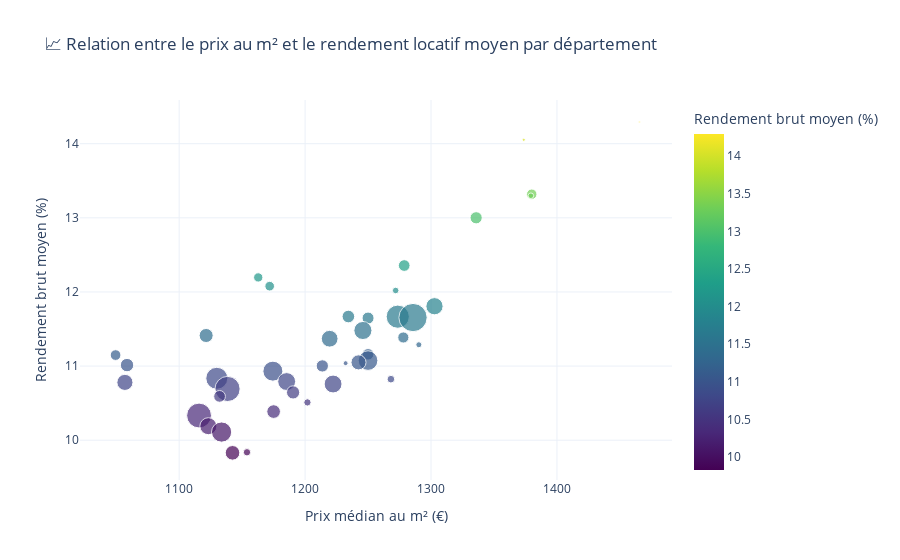

Notebook source saved alongside this figure:
### Markdown cell above
###  Visualisation – Top 15 départements les plus rentables

Ce graphique présente les **15 départements les plus rentables** selon le rendement locatif brut moyen.
Les couleurs indiquent le **prix médian au m²**, afin de mettre en évidence le lien entre accessibilité et rentabilité.

### Code cell
fig = px.scatter(
    rend_dep,
    x="prix_m2_median",
    y="rendement_moyen",
    size="nb_ventes",
    color="rendement_moyen",
    color_continuous_scale="Viridis",
    hover_name="Département",
    title="📈 Relation entre le prix au m² et le rendement locatif moyen par département",
    labels={
        "prix_m2_median": "Prix médian au m² (€)",
        "rendement_moyen": "Rendement brut moyen (%)"
    }
)

fig.update_layout(template="plotly_white")
fig.show()

### Figure 1 — Plotly figure (JSON) as saved in the notebook; plotly's stock layout.template omitted (floating-point values rounded to 4 significant figures)
{"data": [{"hovertemplate": "<b>%{hovertext}</b><br><br>Prix médian au m² (€)=%{x}<br>Rendement brut moyen (%)=%{marker.color}<br>nb_ventes=%{marker.size}<extra></extra>", "hovertext": [78.0, 13.0, 77.0, 6.0, 83.0, 73.0, 1.0, 76.0, 44.0, 38.0, 30.0, 14.0, 27.0, 28.0, 4.0, 54.0, 17.0, 85.0, 66.0, 26.0, 8.0, 45.0, 35.0, 2.0, 70.0, 50.0, 39.0, 86.0, 25.0, 89.0, 52.0, 49.0, 55.0, 24.0, 48.0, 7.0, 71.0, 88.0, 61.0, 12.0, 15.0, 53.0], "legendgroup": "", "marker": {"color": [14.29, 14.05, 13.32, 13.3, 13.0, 12.36, 12.2, 12.08, 12.02, 11.81, 11.67, 11.67, 11.65, 11.65, 11.48, 11.41, 11.39, 11.37, 11.29, 11.16, 11.15, 11.07, 11.05, 11.04, 11.01, 11.0, 10.93, 10.84, 10.82, 10.79, 10.78, 10.76, 10.69, 10.64, 10.59, 10.51, 10.39, 10.33, 10.19, 10.11, 9.837, 9.829], "coloraxis": "coloraxis", "size": [6, 19, 205, 59, 284, 260, 165, 177, 82, 565, 303, 1022, 1524, 274, 623, 375, 236, 535, 69, 252, 218, 733, 431, 46, 340, 287, 760, 920, 112, 610, 495, 607, 1207, 333, 263, 100, 355, 1176, 550, 778, 103, 406], "sizemode": "area", "sizeref": 3.81, "symbol": "circle"}, "mode": "markers", "name": "", "orientation": "v", "showlegend": false, "type": "scatter", "x": [1465.0, 1374.0, 1380.0, 1379.0, 1336.0, 1279.0, 1163.0, 1172.0, 1272.0, 1303.0, 1234.0, 1274.0, 1286.0, 1250.0, 1246.0, 1121.0, 1278.0, 1220.0, 1290.0, 1250.0, 1050.0, 1250.0, 1242.0, 1232.0, 1059.0, 1214.0, 1174.0, 1130.0, 1268.0, 1185.0, 1057.0, 1222.0, 1138.0, 1190.0, 1132.0, 1202.0, 1175.0, 1116.0, 1123.0, 1134.0, 1154.0, 1142.0], "xaxis": "x", "y": [14.29, 14.05, 13.32, 13.3, 13.0, 12.36, 12.2, 12.08, 12.02, 11.81, 11.67, 11.67, 11.65, 11.65, 11.48, 11.41, 11.39, 11.37, 11.29, 11.16, 11.15, 11.07, 11.05, 11.04, 11.01, 11.0, 10.93, 10.84, 10.82, 10.79, 10.78, 10.76, 10.69, 10.64, 10.59, 10.51, 10.39, 10.33, 10.19, 10.11, 9.837, 9.829], "yaxis": "y"}], "layout": {"coloraxis": {"colorbar": {"title": {"text": "Rendement brut moyen (%)"}}, "colorscale": [[0, "#440154"], [0.1111, "#482878"], [0.2222, "#3e4989"], [0.3333, "#31688e"], [0.4444, "#26828e"], [0.5556, "#1f9e89"], [0.6667, "#35b779"], [0.7778, "#6ece58"], [0.8889, "#b5de2b"], [1, "#fde725"]]}, "legend": {"itemsizing": "constant", "tracegroupgap": 0}, "title": {"text": "📈 Relation entre le prix au m² et le rendement locatif moyen par département"}, "xaxis": {"anchor": "y", "domain": [0, 1], "title": {"text": "Prix médian au m² (€)"}}, "yaxis": {"anchor": "x", "domain": [0, 1], "title": {"text": "Rendement brut moyen (%)"}}}}
